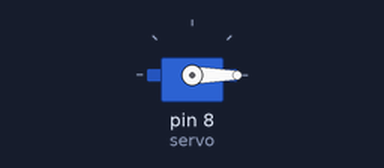
Bench run of a sketch on a simulated Arduino Uno, built with avr-gcc and run on an emulated ATmega328P. Shown: servo.

Above: at 0.05 s.
At 6.0 s:
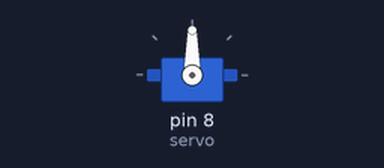
At 9.0 s:
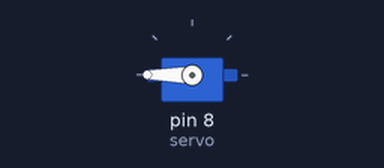
At 12.0 s:
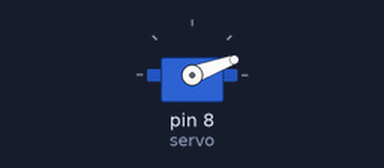
Timing chart, 0 to 15.6 s (numbered marks = the images above):
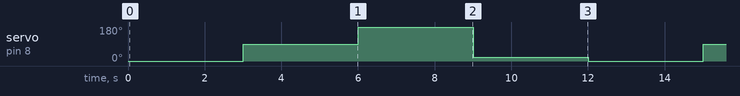

Measured:
- by itself, servo on pin 8 (servo): repeats every 12.0 s: 180° 3.0 s, 20° 3.0 s, 0° 3.0 s, 90° 3.0 s

The sketch:

ServoMotor.ino
```cpp
/*
Orange - PWM8
Red - Power 5V
Brown - Power GND
*/

#include <Servo.h>
Servo servo;

void setup() {
  servo.attach(8);
}

void loop() {
  servo.write(0);
  delay(3000);
  servo.write(90);
  delay(3000);
  servo.write(180);
  delay(3000);
  servo.write(20);
  delay(3000);
}
```
